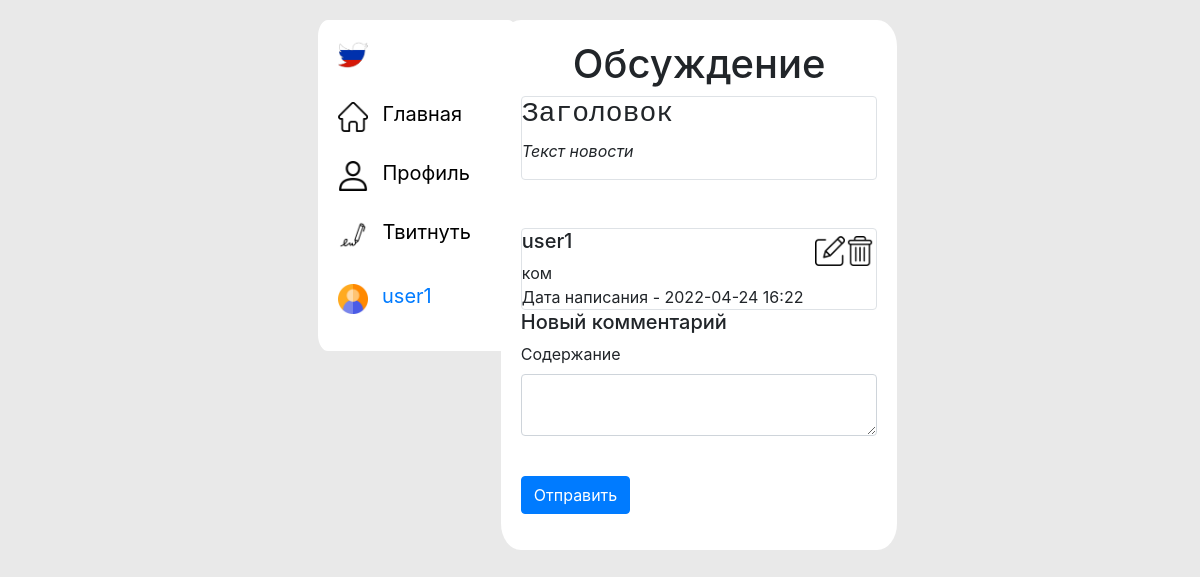
Page /comments/4 (signed in) on the committed database.
### data/users.py (models this page shows, shortened)
class User(SqlAlchemyBase, UserMixin, SerializerMixin):
    __tablename__ = 'users'
    id = sqlalchemy.Column(sqlalchemy.Integer,
                           primary_key=True, autoincrement=True)
    name = sqlalchemy.Column(sqlalchemy.String, nullable=True)
    about = sqlalchemy.Column(sqlalchemy.String, nullable=True)
    email = sqlalchemy.Column(sqlalchemy.String,
                              index=True, unique=True, nullable=True)
    hashed_password = sqlalchemy.Column(sqlalchemy.String, nullable=True)
    created_date = sqlalchemy.Column(sqlalchemy.DateTime,
                                     default=datetime.datetime.now)
    news = orm.relation('Twits', back_populates='user')
    commentaries = orm.relation('Comment', back_populates='user')

### data/twits.py (models this page shows)
class Twits(SqlAlchemyBase, SerializerMixin):
    __tablename__ = 'twits'
    id = sqlalchemy.Column(sqlalchemy.Integer,
                           primary_key=True, autoincrement=True)
    title = sqlalchemy.Column(sqlalchemy.String, nullable=True)
    content = sqlalchemy.Column(sqlalchemy.String, nullable=True)
    created_date = sqlalchemy.Column(sqlalchemy.DateTime,
                                     default=datetime.datetime.now)
    is_private = sqlalchemy.Column(sqlalchemy.Boolean, default=True)
    user_id = sqlalchemy.Column(sqlalchemy.Integer,
                                sqlalchemy.ForeignKey("users.id"))
    user = orm.relation('User')

### data/comments.py (models this page shows)
class Comment(SqlAlchemyBase, SerializerMixin):
    __tablename__ = 'comments'
    id = sqlalchemy.Column(sqlalchemy.Integer,
                           primary_key=True, autoincrement=True)
    content = sqlalchemy.Column(sqlalchemy.String, nullable=True)
    created_date = sqlalchemy.Column(sqlalchemy.DateTime,
                                     default=datetime.datetime.now)
    twit_id = sqlalchemy.Column(sqlalchemy.Integer,
                                sqlalchemy.ForeignKey("twits.id"))
    user_id = sqlalchemy.Column(sqlalchemy.Integer,
                                sqlalchemy.ForeignKey("users.id"))
    twit = orm.relation('Twits')
    user = orm.relation('User')

### main.py (the view)
@app.route('/comments/<int:id>', methods=['GET', 'POST'])
@login_required
def comments(id):
    db_sess = db_session.create_session()
    comments = db_sess.query(Comment).filter(Comment.twit_id == id
                                       ).all()
    twit = db_sess.query(Twits).filter(Twits.id == id
                                       ).first()
    form = CommentsForm()
    if form.validate_on_submit():
        comment = Comment()
        comment.content = form.content.data
        comment.twit_id = id
        comment.user_id = current_user.id
        db_sess.add(comment)
        db_sess.commit()
        return redirect(f'/comments/{id}')
    else:
        return render_template('comments.html', twit=twit, comments=comments, title='Обсуждение',
                               form=form)

### forms/comments.py
class CommentsForm(FlaskForm):
    content = TextAreaField("Содержание", validators=[DataRequired()])
    submit = SubmitField('Отправить')

### data/db_session.py (called while the page is built)
def create_session() -> Session:
    global __factory
    return __factory()

### main.py (called while the page is built)
@login_manager.user_loader
def load_user(user_id):
    db_sess = db_session.create_session()
    return db_sess.query(User).get(user_id)

### templates/comments.html (shortened to what this page needs)
{% extends "base.html" %}
{% block content %}
<h1 class="text-center ">Обсуждение</h1>
<div class="col-md6 border rounded">
    <h3 class="text-monospace">{{twit.title}}</h3>
    <p class="font-italic">{{twit.content}}</p>
</div><br><br>
{% if comments %}
    {% for item in comments%}
        <div class="col-md6 border rounded">
            {% if current_user.is_authenticated and current_user == item.user %}
            <div>
                <a href="/comments_editing/{{item.twit_id}}/{{item.id}}" class="btn post-icon i1">
                    <img class='img1' src="../static/img/edit.png" alt="edit">
                </a>
                <a href="/comments_delete/{{item.twit_id}}/{{item.id}}" class="btn post-icon i2">
                    <img class='img2' src="../static/img/delete.png" alt="delete">
                </a>
        </div>
        {% endif %}
            <div><h5>{{item.user.name}}</h5></div>
            <div>
                {{item.content}}
            </div>
            <div>
                Дата написания - {{item.created_date.date()}} {{item.created_date.hour}}:{{item.created_date.minute}}
            </div>
        </div>
    {% endfor %}
{% else %}
        <div><h3>Вы можете начать обсуждение первым!</h3></div>
{% endif %}
<h5>Новый комментарий</h5>
    <form action="" method="post">
        <p>
            {{ form.content.label }}<br>
            {{ form.content(class="form-control") }}<br>
        </p>
        <p>{{ form.submit(type="submit", class="btn btn-primary") }}</p>
    </form>
{% endblock %}

### templates/base.html (shortened to what this page needs)
<!doctype html>
<html lang="en">
<head>
    <link rel="stylesheet"
          href="https://stackpath.bootstrapcdn.com/bootstrap/4.4.1/css/bootstrap.min.css"
>
    <link rel="stylesheet" type="text/css" href="{{ url_for( 'static', filename='style.css', v=84)}}">
</head>
<body class="row justify-content-center">
<header class="col-2">
    <nav class="white_box">
        <ul>
            <li class="icon"><a href="/"><div class="img_n"><img src="../../static/img/tweet_icon3.png" alt="icon"></div></a></li>
            <li><a href="/"><div class="img_n"><img src="../../static/img/home_icon.png" alt="home"></div><span>Главная</span></a></li>
            {% if current_user.is_authenticated %}
                <li><a href="/profile"><div class="img_n"><img src="../../static/img/user_icon.png" alt="profile"></div><span>Профиль</span></a></li>
            {% else %}
                <li><a href="/register"><div class="img_n"><img src="../../static/img/user_icon.png" alt="profile"></div><span>Профиль</span></a></li>
            {% endif %}
            <li><a href="/new_twit"><div class="img_n"><img src="../../static/img/write_icon.png" alt="tweet"></div><span>Твитнуть</span></a></li>
            <li class="icon">
                {% if current_user.is_authenticated %}
                    <img src="../../static/img/user_pic.png" style="width: 30px; margin-right: 10px;" alt="profile_pic">
                    <a class="navbar-brand" href="/logout">{{ current_user.name }}</a>
                {% else %}
                    <p style="padding-right: 10px; margin-top: -12px;">
                        <a class="btn btn-primary" style="margin-bottom: 5px;" href="/register">Register</a>
                        <a class="btn btn-success" href="/login">Log In</a>
                    </p>
                {% endif %}
            </li>
        </ul>
    </nav>
</header>
<main role="main" class="col-4 white_box main">
    {% block content %}{% endblock %}
</main>
</body>
</html>

### static/style.css (style rules this page uses)
body { background: #d1d1d176; padding: 20px; }
nav { width: 200px; height: auto; position: fixed; z-index: 5; }
nav > ul { display: block; list-style: none; position: relative; }
nav > ul > li { display: block; height: 54px; padding: 10px; transition: .5s; border-radius: 30px; margin-bottom: 5px; }
nav > ul > li > a > span { margin-left: 15px; color: black; font-size: 20px; }
.img_n { display: inline-block; }
.img_n > img { width: 30px; display: inline-block; }
.post-icon { width: 35px; position: absolute; }
.i1 { right: 60px }
.i2 { right: 30px; }
.post-icon > .img1 { width: 30px; }
.post-icon > .img2 { width: 30px; }
.white_box { background: #fff; border-radius: 5%; }
.main { min-height: 60vh; padding: 20px; }
ul { padding: 10px; }

### rows in the picture
User: name "user1"
Twits: title "Заголовок", content "Текст новости"
Comment: user.name "user1", content "ком", created_date "2022-04-24", created_date.hour "16", created_date.minute "22"
